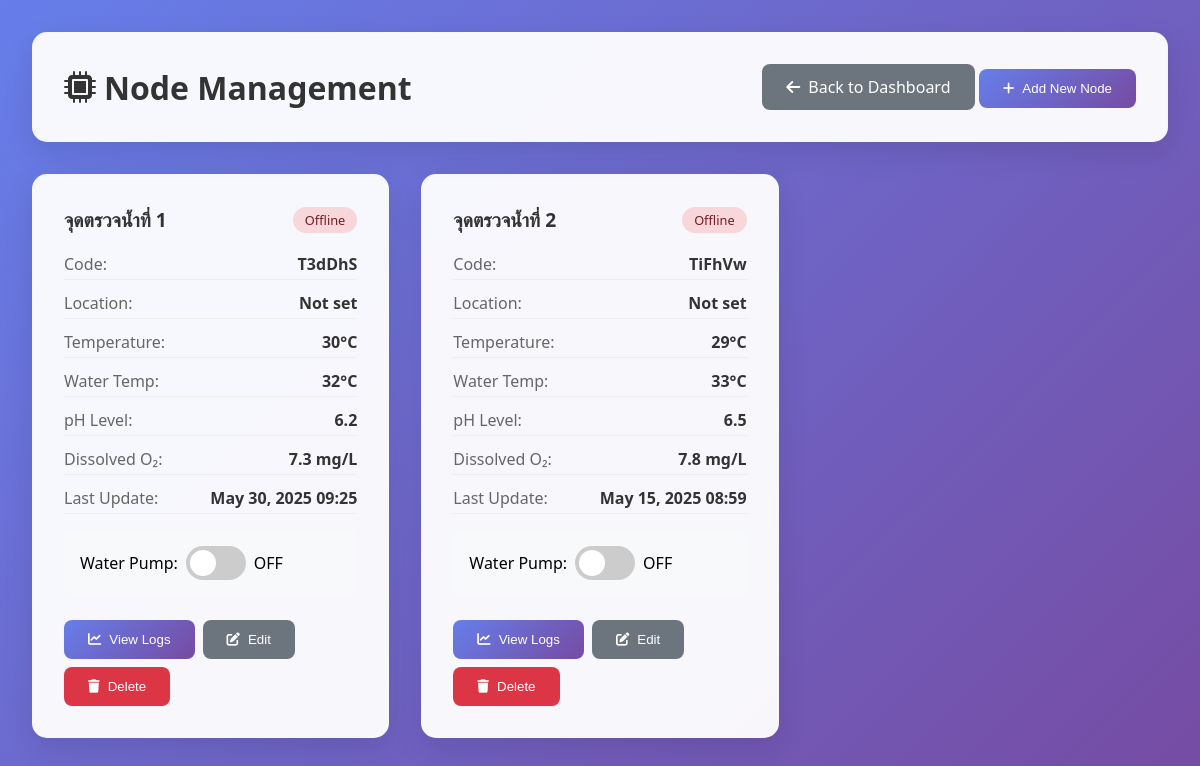
Page /app/node-management.php (signed in) on the committed database.
### tables this page shows
CREATE TABLE `node_farm` (
  `id_node` int(11) NOT NULL COMMENT 'id ของ Node',
  `code_node` varchar(10) NOT NULL COMMENT 'รหัส Node',
  `name_node` varchar(50) NOT NULL COMMENT 'ชื่อโหนด',
  `temp_node` float NOT NULL COMMENT 'อุณหภูมิในอากาศ',
  `hum_node` float NOT NULL COMMENT 'ความชื้นในอากาศ',
  `do_node` float NOT NULL COMMENT 'ค่าออกซิเจนในน้ำ',
  `ph_node` float NOT NULL COMMENT 'ค่า PH ในน้ำ',
  `tempw_node` float NOT NULL COMMENT 'ค่าอุณหภูมิในน้ำ',
  `pump_node` tinyint(1) NOT NULL COMMENT 'สถานะการ เปิด/ปิด ปั๊ม 0 = ปิด, 1 = เปิด',
  `alert_node` tinyint(4) NOT NULL COMMENT 'แจ้งเตือนระดับคุณภาพน้ำ\r\n1 = ปกติ\r\n2 = เฝ้าระวัง\r\n3 = ผิดปกติ 4 = อุปกรณ์ผิดปกติ',
  `laston_node` datetime NOT NULL COMMENT 'เวลาอัพเดทข้อมูลล่าสุด',
  `id_user` int(11) NOT NULL COMMENT 'รหัสผู้ใช้'
);

### model/NodeModel.php (called while the page is built, shortened)
<?php
require_once "config.php";
class NodeModel {
    private $conn;
    public function __construct() {
        $database = new Database();
        $this->conn = $database->getConnection();
    }
    private function executeQuery($query, $params = []) {
        $stmt = $this->conn->prepare($query);
        foreach ($params as $param => $value) {
            $stmt->bindValue($param, $value);
        }
        $stmt->execute();
        return $stmt;
    }
    public function getNodesWithLatestData($id_user) {
        $query = "SELECT n.*,
                         CASE
                            WHEN n.laston_node >= DATE_SUB(NOW(), INTERVAL 1 HOUR) THEN 'online'
                            WHEN n.laston_node >= DATE_SUB(NOW(), INTERVAL 24 HOUR) THEN 'warning'
                            ELSE 'offline'
                         END as status
                  FROM node_farm n
                  WHERE n.id_user = :id_user
                  ORDER BY n.laston_node DESC";
        $stmt = $this->executeQuery($query, [":id_user" => $id_user]);
        return $stmt->fetchAll(PDO::FETCH_ASSOC);
    }
}
?>

### model/config.php (called while the page is built, shortened)
<?php
class Database {
    private $host = "localhost";
    private $db_name = "ponglert_tilapia_farm";
    private $username = "root";
    private $password = "";
    public function getConnection() {
        $this->conn = null;
        try {
            $dsn = "mysql:host=" . $this->host . ";dbname=" . $this->db_name . ";charset=utf8mb4";
            $options = [
                PDO::ATTR_PERSISTENT => true,
                PDO::ATTR_ERRMODE => PDO::ERRMODE_EXCEPTION,
                PDO::ATTR_DEFAULT_FETCH_MODE => PDO::FETCH_ASSOC,
                PDO::ATTR_EMULATE_PREPARES => false,
            ];
            $this->conn = new PDO($dsn, $this->username, $this->password, $options);
        } catch (PDOException $e) {
            die("Database connection failed: " . $e->getMessage());
        }
        return $this->conn;
    }
}
?>

### app/node-management.php (the view, shortened to what this page needs)
<?php
require_once "../model/NodeModel.php";
$nodeModel = new NodeModel();
$user_id = $_SESSION['user_id'];
$nodes = $nodeModel->getNodesWithLatestData($user_id);
?>
<!DOCTYPE html>
<html lang="en">
<head>
    <link href="https://cdnjs.cloudflare.com/ajax/libs/font-awesome/6.0.0/css/all.min.css" rel="stylesheet">
</head>
<body>
    <div class="container">
        <div class="header">
            <h1>
                <i class="fas fa-microchip"></i>
                Node Management
            </h1>
            <div>
                <a href="../dashboard.php" class="btn btn-secondary">
                    <i class="fas fa-arrow-left"></i> Back to Dashboard
                </a>
                <button class="btn btn-primary" onclick="showAddNodeModal()">
                    <i class="fas fa-plus"></i> Add New Node
                </button>
            </div>
        </div>
        <?php if (empty($nodes)): ?>
            <div class="no-nodes">
                <i class="fas fa-microchip"></i>
                <h2>No Nodes Found</h2>
                <p>You haven't added any sensor nodes yet. Click "Add New Node" to get started.</p>
                <button class="btn btn-primary" onclick="showAddNodeModal()" style="margin-top: 1rem;">
                    <i class="fas fa-plus"></i> Add Your First Node
                </button>
            </div>
        <?php else: ?>
            <div class="nodes-grid">
                <?php foreach ($nodes as $node): ?>
                    <div class="node-card" data-node-id="<?php echo $node['id_node']; ?>">
                        <div class="node-header">
                            <h3 class="node-title"><?php echo htmlspecialchars($node['name_node'] ?? 'Node ' . $node['code_node']); ?></h3>
                            <span class="node-status status-<?php echo $node['status']; ?>">
                                <?php echo ucfirst($node['status']); ?>
                            </span>
                        </div>
                        <div class="node-info">
                            <div class="info-row">
                                <span class="info-label">Code:</span>
                                <span class="info-value"><?php echo htmlspecialchars($node['code_node']); ?></span>
                            </div>
                            <div class="info-row">
                                <span class="info-label">Location:</span>
                                <span class="info-value"><?php echo htmlspecialchars($node['location_node'] ?? 'Not set'); ?></span>
                            </div>
                            <div class="info-row">
                                <span class="info-label">Temperature:</span>
                                <span class="info-value"><?php echo $node['temp_node']; ?>°C</span>
                            </div>
                            <div class="info-row">
                                <span class="info-label">Water Temp:</span>
                                <span class="info-value"><?php echo $node['tempw_node']; ?>°C</span>
                            </div>
                            <div class="info-row">
                                <span class="info-label">pH Level:</span>
                                <span class="info-value"><?php echo $node['ph_node']; ?></span>
                            </div>
                            <div class="info-row">
                                <span class="info-label">Dissolved O₂:</span>
                                <span class="info-value"><?php echo $node['do_node']; ?> mg/L</span>
                            </div>
                            <div class="info-row">
                                <span class="info-label">Last Update:</span>
                                <span class="info-value"><?php echo date('M j, Y H:i', strtotime($node['laston_node'])); ?></span>
                            </div>
                        </div>
                        <div class="pump-control">
                            <span style="font-weight: 500;">Water Pump:</span>
                            <label class="pump-toggle">
                                <span class="slider"></span>
                            </label>
                            <span class="pump-status"><?php echo $node['pump_node'] ? 'ON' : 'OFF'; ?></span>
                        </div>
                        <div class="node-actions">
                            <button class="btn btn-primary" onclick="viewNodeLogs(<?php echo $node['id_node']; ?>)">
                                <i class="fas fa-chart-line"></i> View Logs
                            </button>
                            <button class="btn btn-secondary" onclick="editNode(<?php echo $node['id_node']; ?>)">
                                <i class="fas fa-edit"></i> Edit
                            </button>
                            <button class="btn btn-danger" onclick="deleteNode(<?php echo $node['id_node']; ?>)">
                                <i class="fas fa-trash"></i> Delete
                            </button>
                        </div>
                    </div>
                <?php endforeach; ?>
            </div>
        <?php endif; ?>
    </div>
</body>
</html>

### app/node-management.php (style rules this page uses)
* { margin: 0; padding: 0; box-sizing: border-box; }
body { font-family: 'Segoe UI', Tahoma, Geneva, Verdana, sans-serif; background: linear-gradient(135deg, #667eea 0%, #764ba2 100%); min-height: 100vh; padding: 2rem; }
.container { max-width: 1200px; margin: 0 auto; }
.header { background: rgba(255, 255, 255, 0.95); backdrop-filter: blur(10px); border-radius: 15px; padding: 2rem; margin-bottom: 2rem; box-shadow: 0 10px 30px rgba(0, 0, 0, 0.1); display: flex; justify-content: space-between; align-items: center; }
.header h1 { color: #333; display: flex; align-items: center; gap: 0.5rem; }
.btn { padding: 0.75rem 1.5rem; border: none; border-radius: 8px; cursor: pointer; font-weight: 500; text-decoration: none; display: inline-flex; align-items: center; gap: 0.5rem; transition: all 0.3s ease; }
.btn-primary { background: linear-gradient(135deg, #667eea, #764ba2); color: white; }
.btn-secondary { background: #6c757d; color: white; }
.btn-danger { background: #dc3545; color: white; }
.nodes-grid { display: grid; grid-template-columns: repeat(auto-fill, minmax(350px, 1fr)); gap: 2rem; }
.node-card { background: rgba(255, 255, 255, 0.95); border-radius: 15px; padding: 2rem; box-shadow: 0 10px 30px rgba(0, 0, 0, 0.1); transition: transform 0.3s ease; }
.node-header { display: flex; justify-content: space-between; align-items: center; margin-bottom: 1rem; }
.node-title { color: #333; font-size: 1.2rem; font-weight: 600; }
.node-status { padding: 0.25rem 0.75rem; border-radius: 15px; font-size: 0.8rem; font-weight: 500; }
.status-offline { background: #f8d7da; color: #721c24; }
.node-info { margin: 1rem 0; }
.info-row { display: flex; justify-content: space-between; margin: 0.5rem 0; padding: 0.25rem 0; border-bottom: 1px solid #eee; }
.info-label { color: #666; font-weight: 500; }
.info-value { color: #333; font-weight: 600; }
.node-actions { display: flex; gap: 0.5rem; margin-top: 1.5rem; flex-wrap: wrap; }
.pump-control { display: flex; align-items: center; gap: 0.5rem; margin: 1rem 0; padding: 1rem; background: #f8f9fa; border-radius: 8px; }
.pump-toggle { position: relative; display: inline-block; width: 60px; height: 34px; }
.slider { position: absolute; cursor: pointer; top: 0; left: 0; right: 0; bottom: 0; background-color: #ccc; transition: .4s; border-radius: 34px; }
.slider:before { position: absolute; content: ""; height: 26px; width: 26px; left: 4px; bottom: 4px; background-color: white; transition: .4s; border-radius: 50%; }

### rows in the picture
node_farm: name_node "จุดตรวจน้ำที่ 1", status "Offline", code_node "T3dDhS", location_node "Not set", temp_node "30", tempw_node "32", ph_node "6.2", do_node "7.3", laston_node "May 30, 2025 09:25", pump_node "OFF"
node_farm: name_node "จุดตรวจน้ำที่ 2", status "Offline", code_node "TiFhVw", location_node "Not set", temp_node "29", tempw_node "33", ph_node "6.5", do_node "7.8", laston_node "May 15, 2025 08:59", pump_node "OFF"
